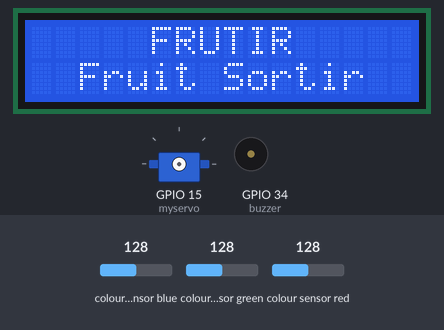
Recording of a sketch running on a simulated ESP32. Shown: 16×2 character LCD, servo, buzzer (waves = sounding, pin HIGH). Wiring (inferred from the names in the program): TCS3200 colour sensor: output GPIO 18; S2 GPIO 2; S3 GPIO 4. The inputs (shaded band) are chosen by the test bench; at power-on: colour sensor blue 128, colour sensor green 128, colour sensor red 128. WiFi joins after 1.5 s; servers stay silent unless stated; pins used as bus, display or sensor lines are not drawn; what the sketch prints to the serial monitor is not drawn.

Above: at 0.1 s.
At 2.2 s:
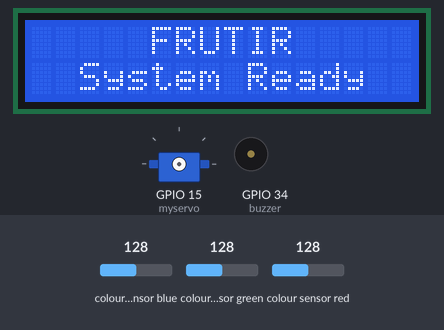
At 5.3 s:
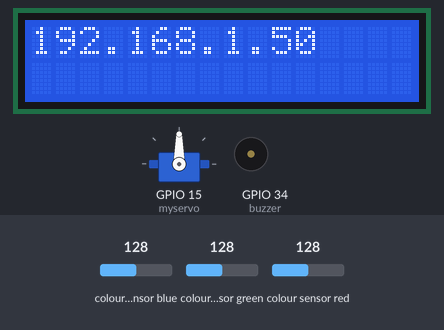
At 6.3 s:
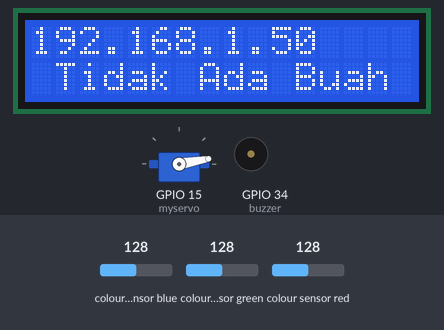
Timing chart, 0 to 7.8 s (numbered marks = the images above):
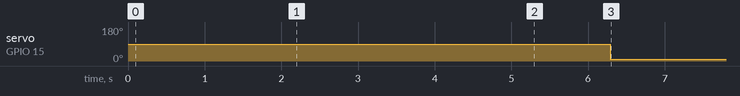

The sketch:

frutir.ino
```cpp
#include <WiFi.h>
#include <WebServer.h>
#include "html.h"
WebServer server(80);  // port 80
const char* ssid = "okinawa";
const char* password = "1234567890";
//========servo=====
#include <ESP32_Servo.h>

Servo myservo;
int pos1 = 130;  // buah tdk sesuai grade
int pos2 = 10;   // buah normal
int grade = 0;
int no_grade = 0;
String status[] = {"  Buah  Matang  ", " Buah   Mentah  ", " Tidak Ada Buah "};

//============== TCS 3200 =============
#define S2 2
#define S3 4
#define sensorOut 18
int R = 0;
int G = 0;
int B = 0;
//kalibrasi sensor
int redMin = 5;      // Red minimum value
int redMax = 71;     // Red maximum value
int greenMin = 8;    // Green minimum value
int greenMax = 113;  // Green maximum value
int blueMin = 7;     // Blue minimum value
int blueMax = 98;    // Blue maximum value

int rv; int gv; int bv;

//=======L298N======
int enA = 32;
int in1 = 33;
int in2 = 25;

//=======LCD=====
#include <LiquidCrystal_I2C.h>
LiquidCrystal_I2C lcd(0x27, 16, 2);
#define buzzer 34  //buzzer

void MainPage() {
  String _html_page = html_page;             /*Read The HTML Page*/
  server.send(200, "text/html", _html_page); /*Send the code to the web server*/
}

void Colors() {
  String data = "[\"" + String(rv) + "\",\"" + String(gv) + "\",\"" + String(bv) + "\", \"" + String(grade) + "\", \"" + String(no_grade) + "\"]";
  server.send(200, "text/plane", data);
}

void setup() {
  Serial.begin(115200);
  lcd.init();
  lcd.backlight();
  lcd.setCursor(0, 0);
  lcd.print("     FRUTIR     ");
  lcd.setCursor(0, 1);
  lcd.print("  Fruit Sortir  ");
  delay(2000);
  lcd.clear();
  lcd.setCursor(0, 0);
  lcd.print("     FRUTIR     ");
  lcd.setCursor(0, 1);
  lcd.print("  System Ready  ");
  digitalWrite(buzzer, HIGH);
  delay(1500);
  digitalWrite(buzzer, LOW);
  lcd.clear();
  //set pinmode TCS3200
  pinMode(S2, OUTPUT);
  pinMode(S3, OUTPUT);
  pinMode(sensorOut, INPUT);
  pinMode(buzzer, OUTPUT);
  // Setting frequency-scaling to 20%
  myservo.attach(15);  // pin servo
  // konek wifi
  WiFi.mode(WIFI_STA);        /*Set the WiFi in STA Mode*/
  WiFi.begin(ssid, password);
  Serial.print("Connecting to ");
  lcd.setCursor(0, 0);
  lcd.print("Connecting to ");
  lcd.setCursor(0, 1);
  lcd.print(ssid);
  Serial.println(ssid);
  delay(1000);                /*Wait for 1000mS*/
  lcd.clear();
  while(WiFi.status() != WL_CONNECTED)
  {
    Serial.print(".");
    lcd.setCursor(0, 0);
    lcd.print(".");
    delay(200);
  } /*Wait while connecting to WiFi*/
  Serial.print("Connected to ");
  Serial.println(ssid);
  Serial.print("Your Local IP address is: ");
  lcd.setCursor(0, 0);
  lcd.print(WiFi.localIP());
  Serial.println(WiFi.localIP());       /*Print the Local IP*/
  server.on("/", MainPage);             /*Display the Web/HTML Page*/
  server.on("/readColors", Colors);     /*Display the updated Distance value(CM and INCH)*/
  server.begin();                       /*Start Server*/
  delay(1000);                          /*Wait for 1000mS*/

}

void bacaWarna() {
  static unsigned long previousMillis = 0;
  const unsigned long interval = 100; // Time interval between readings (in milliseconds)

  unsigned long currentMillis = millis();

  if (currentMillis - previousMillis >= interval) {
    previousMillis = currentMillis;
    R = getRedPW();
    rv = map(R, redMin, redMax, 255, 0);
    G = getGreenPW();
    gv = map(G, greenMin, greenMax, 255, 0);
    B = getBluePW();
    bv = map(B, blueMin, blueMax, 255, 0);
    Serial.print("R= ");
    Serial.print(rv);
    Serial.print(" ");
    Serial.print("G= ");
    Serial.print(gv);
    Serial.print(" ");
    Serial.print("B= ");
    Serial.print(bv);
    Serial.println(" ");
    server.handleClient();
    if (gv > 240) {
      lcd.setCursor(0, 1);
      lcd.print(status[1]);
      delay(500);
      myservo.write(pos1);  // mentah hijau
      no_grade ++;
      delay(800);
    }
    else if (rv > 240) {
      myservo.write(pos2);  // merah diterima
      lcd.setCursor(0, 1);
      lcd.print(status[0]);
      grade ++;
      delay(500);
    }
    else {
      lcd.setCursor(0, 1);
      lcd.print(status[2]);
      myservo.write(pos2);
    }
  }
}

int getRedPW() {
  digitalWrite(S2, LOW);
  digitalWrite(S3, LOW);
  int PW;
  PW = pulseIn(sensorOut, LOW);
  return PW;
}

int getGreenPW() {
  digitalWrite(S2, HIGH);
  digitalWrite(S3, HIGH);
  int PW;
  PW = pulseIn(sensorOut, LOW);
  return PW;
}

int getBluePW() {
  digitalWrite(S2, LOW);
  digitalWrite(S3, HIGH);
  int PW;
  PW = pulseIn(sensorOut, LOW);
  return PW;
}

void loop() {
  bacaWarna();
}
```

html.h
```cpp
const char html_page[] PROGMEM = R"RawString(
<!DOCTYPE html>
<html>
<head>
  <title>FRUIT SORTIR</title>
  <link rel="stylesheet" href="https://cdnjs.cloudflare.com/ajax/libs/bootstrap/5.3.0/css/bootstrap.min.css">
  <style>
    body {
      font-family: sans-serif;
    }

    h1 {
      text-align: center;
      font-size: 30px;
      margin: 20px 0;
    }

    p.a, p.b, p.c, p.e, p.f {
      text-align: center;
      font-size: 40px;
      margin-bottom: 10px;
    }

    p.a {
      color: #FF0000;
    }

    p.b {
      color: #00FF00;
    }

    p.c {
      color: #0000FF;
    }

    p.e {
      color: #0000FF;
    }

    p.f {
      color: #0000FF;
    }
  </style>
</head>
<body>
  <div class="container">
    <h1>FRUIT SORTIR</h1>
    <p class="a">Red = <span id="_R">0</span></p>
    <p class="b">Green = <span id="_G">0</span></p>
    <p class="c">Blue = <span id="_B">0</span></p>
    <p class="e">Jumlah Matang = <span id="grade">0</span></p>
    <p class="f">Jumlah Mentah = <span id="no_grade">0</span></p>
  </div>
  <script src="https://cdnjs.cloudflare.com/ajax/libs/bootstrap/5.3.0/js/bootstrap.bundle.min.js"></script>
  <script>
    setInterval(function() {
      var xhttp = new XMLHttpRequest();
      xhttp.onreadystatechange = function() {
        if (this.readyState == 4 && this.status == 200) {
          const text = this.responseText;
          const myArr = JSON.parse(text);
          document.getElementById("_R").innerHTML = myArr[0];
          document.getElementById("_G").innerHTML = myArr[1];
          document.getElementById("_B").innerHTML = myArr[2];
          document.getElementById("grade").innerHTML = myArr[3];
          document.getElementById("no_grade").innerHTML = myArr[4];
        }
      };
      xhttp.open("GET", "readColors", true);
      xhttp.send();
    }, 100);
  </script>
</body>
</html>
)RawString";

/*
  ESP32 HTML WebServer Page Code
  http:://www.electronicwings.com


const char html_page[] PROGMEM = R"RawString(
<!DOCTYPE html>
<html>
  <style>
    body {font-family: sans-serif;}
    h1 {text-align: center; font-size: 30px;}
    p.a {text-align: center; color: #FF0000; font-size: 40px;}
    p.b {text-align: center; color: #00FF00; font-size: 40px;}
    p.c {text-align: center; color: #0000FF; font-size: 40px;}
    p.e {text-align: center; color: #0000FF; font-size: 40px;}
    p.f {text-align: center; color: #0000FF; font-size: 40px;}
  </style>

<body>
  <h1>FRUIT SORTIR</h1><br>
  <p class="a">Red = <span id="_R">0</span></p>
  <p class="b">Green = <span id="_G">0</span></p>
  <p class="c">Blue = <span id="_B">0</span></p>
  <p class="e">Jumlah Sesuai Grade = <span id="grade">0</span></p>
  <p class="f">Jumlah Tidak Sesuai Grade = <span id="no_grade">0</span></p>

<script>
  setInterval(function() {
    var xhttp = new XMLHttpRequest();
    xhttp.onreadystatechange = function() {
      if (this.readyState == 4 && this.status == 200) {
        const text = this.responseText;
        const myArr = JSON.parse(text);
       document.getElementById("_R").innerHTML = myArr[0];
       document.getElementById("_G").innerHTML = myArr[1];
       document.getElementById("_B").innerHTML = myArr[2];
       document.getElementById("grade").innerHTML = myArr[3];
       document.getElementById("no_grade").innerHTML = myArr[4];

      }
    };
    xhttp.open("GET", "readColors", true);
    xhttp.send();
  },100);
</script>
</body>
</html>
)RawString";

*/
```

Measured:
- by itself, servo on GPIO 15 (myservo): 90° → 10° at 6.3 s
- what the display in image 0 shows lasts 2.0 s, from 0.1 s to 2.1 s
- what the display in image 1 shows lasts 1.6 s, from 2.1 s to 3.7 s
- what the display in image 2 shows lasts 1.0 s, from 5.3 s to 6.3 s
